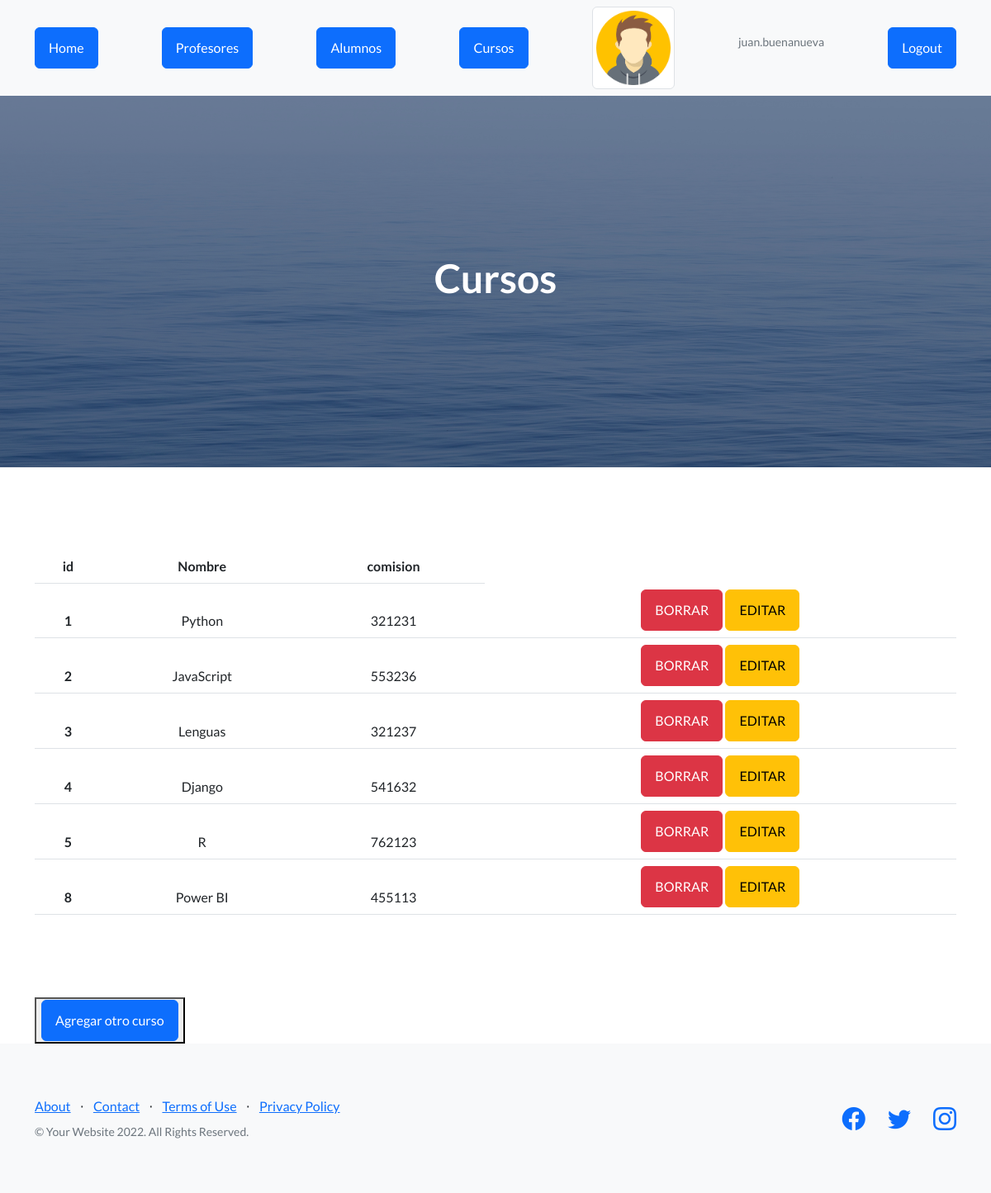
The app's page /appCoder/cursos (signed in), older data.
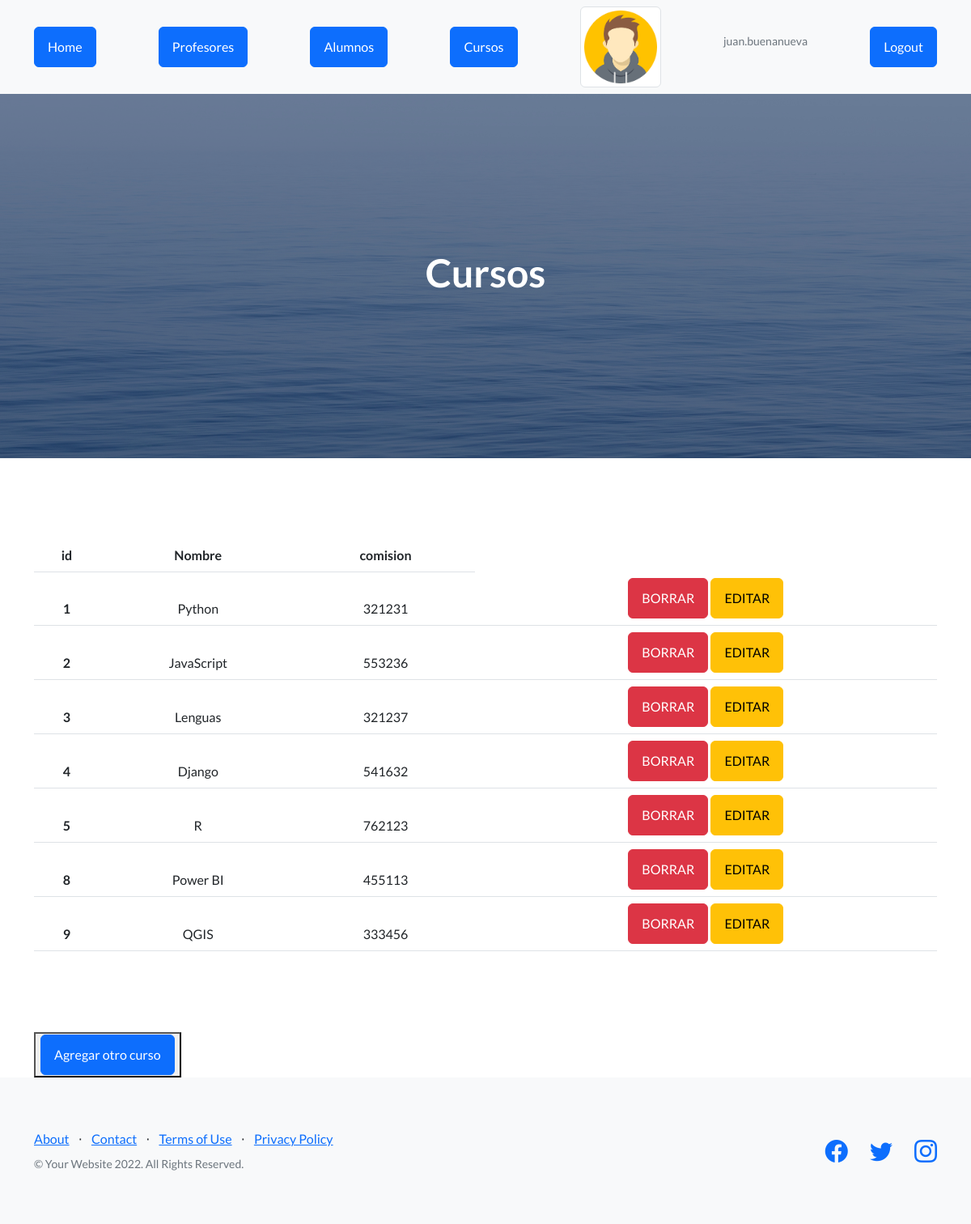
The same page, newer data.
### AppCoder/models.py (models this page shows, shortened)
class Curso(models.Model):
    nombre = models.CharField(max_length=40)
    comision = models.IntegerField()

### AppCoder/views.py (the view)
# urls.py: path("cursos" , views.cursos , name="cursos"),
def cursos(request):
    print(request.user.id)
    if request.user.id != None:
        avatares = Avatar.objects.filter(user=request.user.id)
        cursos = Curso.objects.all()
        return render(request, "cursos.html", {"cursos":cursos,"url":avatares[0].imagen.url})
    else:
        return render(request, "cursos.html")

### AppCoder/template/cursos.html
{% extends "padre.html" %}
{%  load static %}
{% block seccion %}
    <h1>Cursos</h1>
{% endblock %}
{% block contenido %}
    <div class="container">
        <table class="table table-hover" style="text-align: center; margin-top: 100px;margin-bottom: 100px;">
            <thead>
            <tr>
                <th>id</th>
                <th>Nombre</th>
                <th>comision</th>
            </tr>
            {% for n in cursos %}
            <tr>
                <th>{{n.id}}</th>
                <td>{{n.nombre}}</td>
                <td>{{n.comision}}</td>
                <td>
                    {% if request.user.is_authenticated %}
                    <a href="{% url 'eliminar_curso'  n.id %}" class="btn btn-danger">BORRAR</a>
                    <a href="{% url 'editar_curso'  n.id %}" class="btn btn-warning">EDITAR</a>
                    {% endif %}
                </td>
            {% endfor %}
            </tr>
        </table>
        <button>
            <a href="alta_curso" class="btn btn-primary">Agregar otro curso</a>
        </button>
    </div>
{% endblock %}

Row changes from the older to the newer data that the page shows:
added Curso: id "9", nombre "QGIS", comision "333456"
